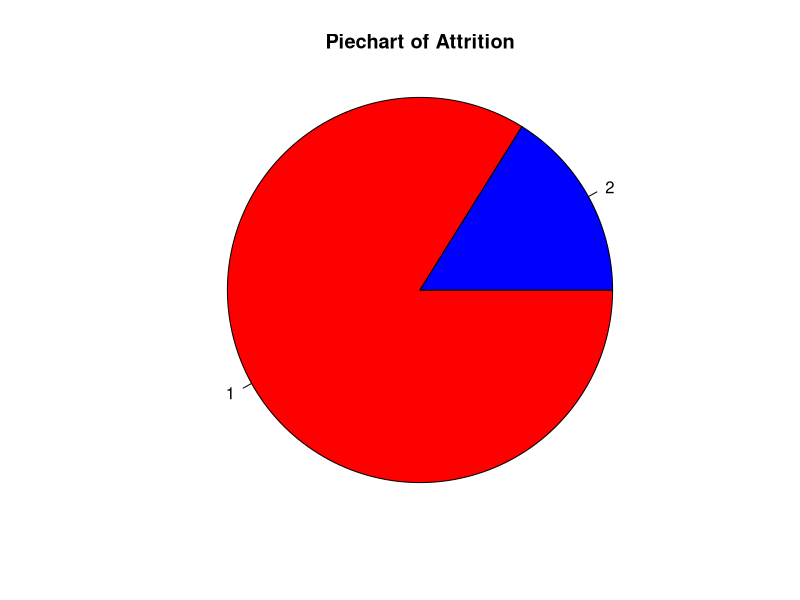
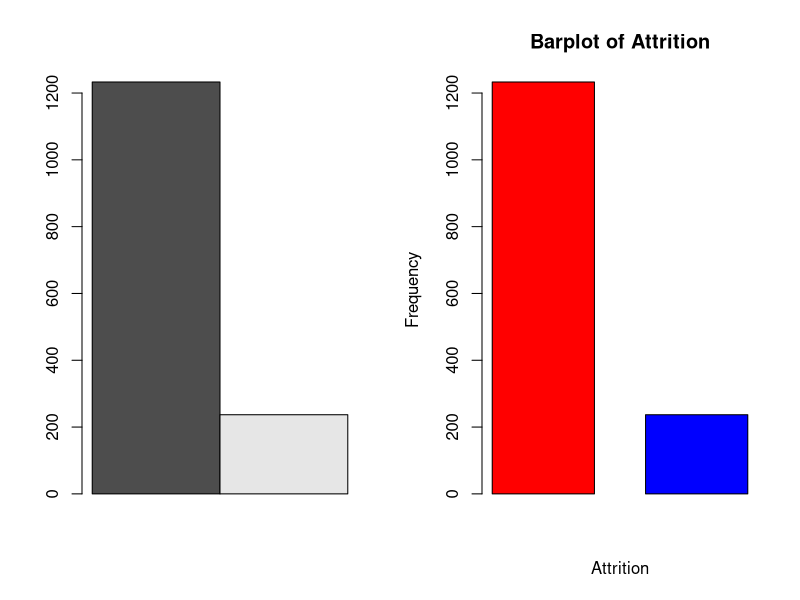
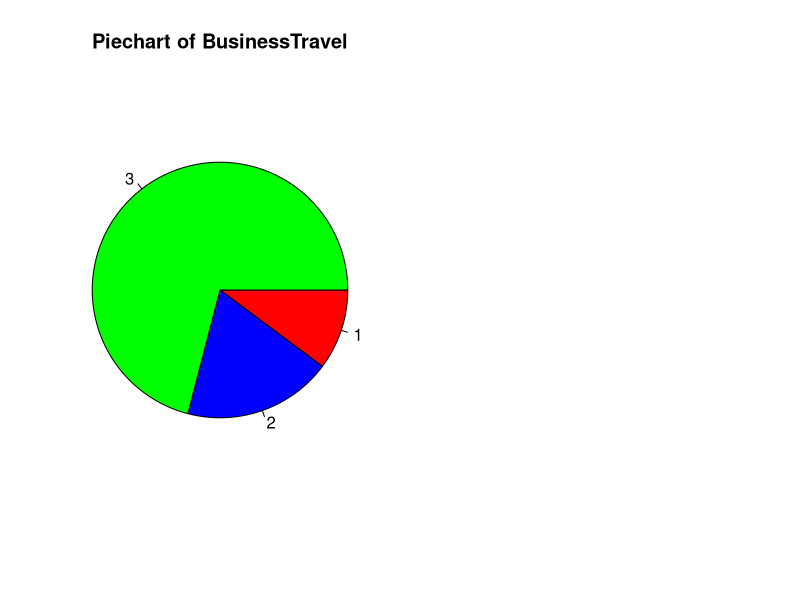
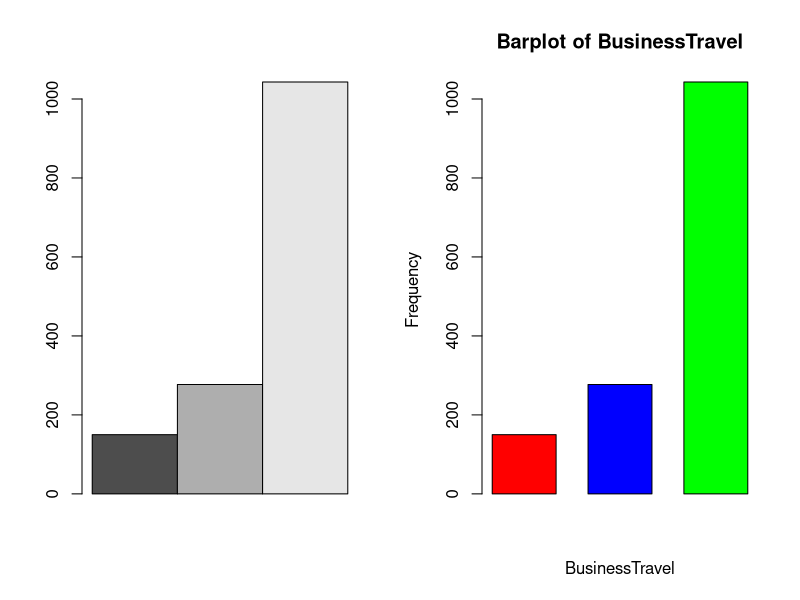
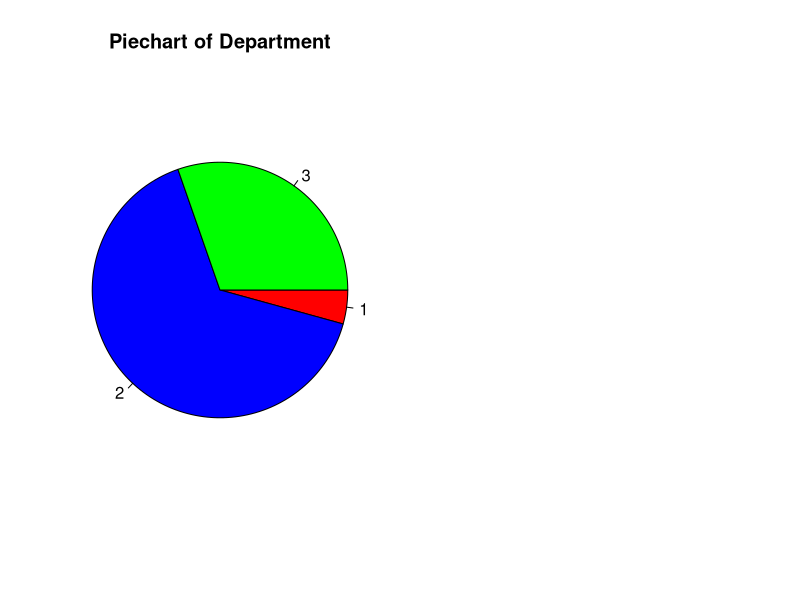
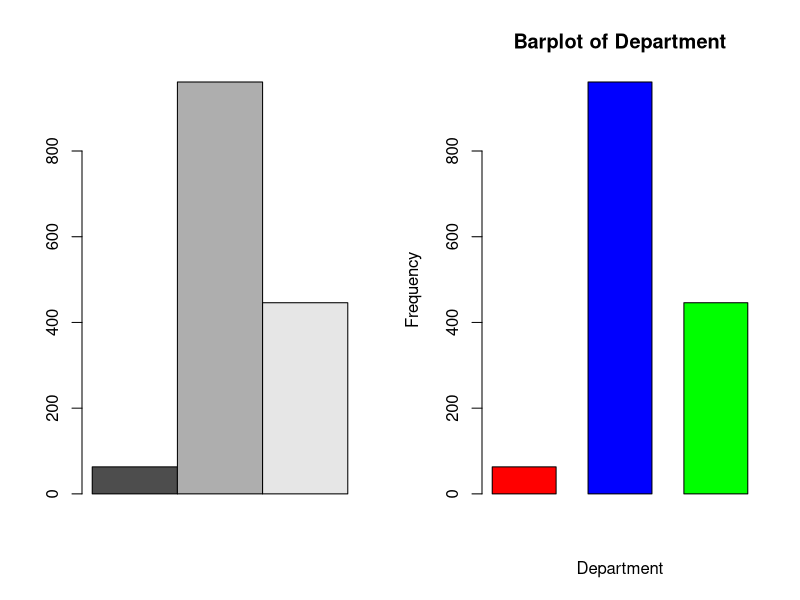
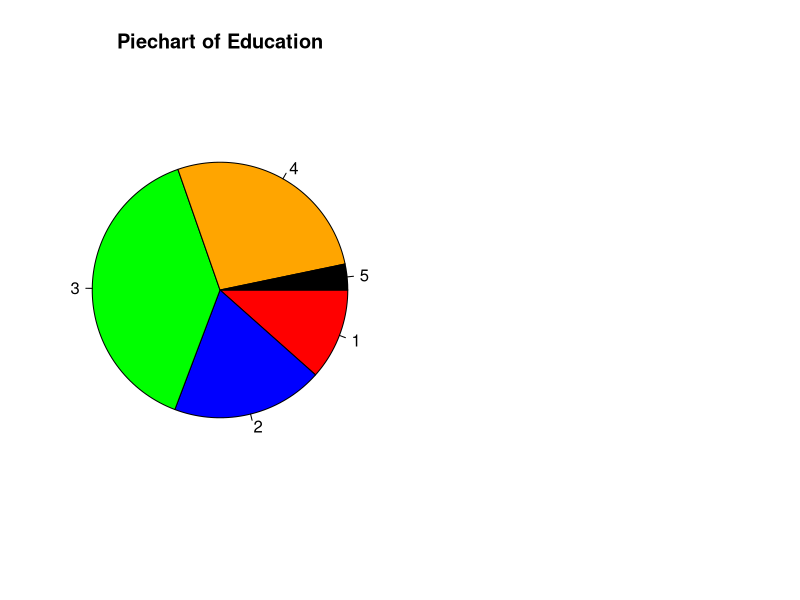
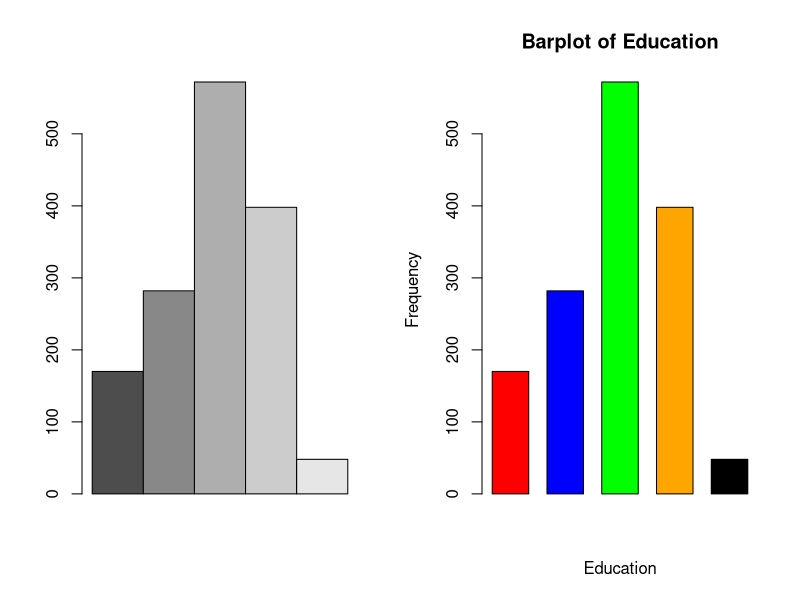

The R source for these figures, in order: (Note: this script raises an error after producing the figures.)

#-----ATTRITION PROJECT------#

install.packages("stats")
install.packages("dplyr")

library(stats)#---For Data Exploration
library(dplyr)#---For Data Manipulation

getwd()
setwd("c:\\project")
getwd()

mydata<-read.csv("Attrition Case Study.csv")#Data is Loaded into mydata object from csv file
head(mydata)

str(mydata)

sum(is.na(mydata))
summary(mydata)

#----UNIVARIATE ANALYSIS

#----C

#---1
#----ATTRITION
#SUMMARIZATION
#---COUNT,PROPORTION,%,RATIO,MODE

table(mydata$Attrition)#count
table(mydata$Attrition)[1]/table(mydata$Attrition)[2]#ratio
Attrition_matrix<-as.matrix(table(mydata$Attrition))
Attrition_matrix
prop.table(table(mydata$Attrition))#proportion
round(prop.table(table(mydata$Attrition))*100,2)#percentage
table(mydata$Attrition)==max(table(mydata$Attrition))

#VISUALIZATION
#---PIECHART,BARCHART
#----ATTRITION VARIABLE
pie(Attrition_matrix,radius=1,main="Piechart of Attrition",
    col=c("red","blue"),
    labels = levels(mydata$Attrition),
    clockwise = TRUE,init.angle=0)

par(mfrow=c(1,2))
barplot(Attrition_matrix,beside =TRUE)
barplot(Attrition_matrix,beside=TRUE,
        space=0.5,
        main="Barplot of Attrition",
        xlab="Attrition",
        ylab="Frequency",
        #names.arg=c("A","N")
        names.arg = levels(mydata$Attrition),
        col = c("red","blue")
)


palette()

#---2
#----BUSINESS TRAVEL VARIABLE
#SUMMARIZATION
#---COUNT,PROPORTION,%,RATIO,MODE

table(mydata$BusinessTravel)#count
table(mydata$BusinessTravel)[1]/table(mydata$BusinessTravel)[2]#ratio
table(mydata$BusinessTravel)[2]/table(mydata$BusinessTravel)[3]#ratio
table(mydata$BusinessTravel)[1]/table(mydata$BusinessTravel)[3]#ratio
BusinessTravel_matrix<-as.matrix(table(mydata$BusinessTravel))
BusinessTravel_matrix
prop.table(table(mydata$BusinessTravel))#proportion
round(prop.table(table(mydata$BusinessTravel))*100,2)#percentage
table(mydata$BusinessTravel)==max(table(mydata$BusinessTravel))

#VISUALIZATION
#---PIECHART,BARCHART
#----ATTRITION VARIABLE
pie(BusinessTravel_matrix,radius=1,main="Piechart of BusinessTravel",
    col=c("red","blue","green"),
    labels = levels(mydata$BusinessTravel),
    clockwise = TRUE,init.angle=0)

par(mfrow=c(1,2))
barplot(BusinessTravel_matrix,beside =TRUE)
barplot(BusinessTravel_matrix,beside=TRUE,
        space=0.5,
        main="Barplot of BusinessTravel",
        xlab="BusinessTravel",
        ylab="Frequency",
        #names.arg=c("A","N")
        names.arg = levels(mydata$BusinessTravel),
        col = c("red","blue","green")
)


#---3
#----DEPARTMENT
#SUMMARIZATION
#---COUNT,PROPORTION,%,RATIO,MODE

table(mydata$Department)#count
table(mydata$Department)[1]/table(mydata$Department)[2]#ratio
table(mydata$Department)[2]/table(mydata$Department)[3]#ratio
table(mydata$Department)[1]/table(mydata$Department)[3]#ratio
Department_matrix<-as.matrix(table(mydata$Department))
Department_matrix
prop.table(table(mydata$Department))#proportion
round(prop.table(table(mydata$Department))*100,2)#percentage
table(mydata$Department)==max(table(mydata$Department))

#VISUALIZATION
#---PIECHART,BARCHART
#----ATTRITION VARIABLE
pie(Department_matrix,radius=1,main="Piechart of Department",
    col=c("red","blue","green"),
    labels = levels(mydata$Department),
    clockwise = TRUE,init.angle=0)

par(mfrow=c(1,2))
barplot(Department_matrix,beside =TRUE)
barplot(Department_matrix,beside=TRUE,
        space=0.5,
        main="Barplot of Department",
        xlab="Department",
        ylab="Frequency",
        #names.arg=c("A","N")
        names.arg = levels(mydata$Department),
        col = c("red","blue","green")
)

#---4
#----EDUCATION
#SUMMARIZATION
#---COUNT,PROPORTION,%,RATIO,MODE

table(mydata$Education)#count
table(mydata$Education)[1]/table(mydata$Education)[2]#ratio
table(mydata$Education)[2]/table(mydata$Education)[3]#ratio
table(mydata$Education)[3]/table(mydata$Education)[4]#ratio
Education_matrix<-as.matrix(table(mydata$Education))
Education_matrix
prop.table(table(mydata$Education))#proportion
round(prop.table(table(mydata$Education))*100,2)#percentage
#table(mydata$Department)==max(table(mydata$Department))

#VISUALIZATION
#---PIECHART,BARCHART
#----ATTRITION VARIABLE
pie(Education_matrix,radius=1,main="Piechart of Education",
    col=c("red","blue","green","orange","black"),
    labels = levels(mydata$Education),
    clockwise = TRUE,init.angle=0)

par(mfrow=c(1,2))
barplot(Education_matrix,beside =TRUE)
barplot(Education_matrix,beside=TRUE,
        space=0.5,
        main="Barplot of Education",
        xlab="Education",
        ylab="Frequency",
        #names.arg=c("A","N")
        names.arg = levels(mydata$Education),
        col = c("red","blue","green","orange","black")
)

#---5
#----EDUCATION FIELD
#SUMMARIZATION
#---COUNT,PROPORTION,%,RATIO,MODE

table(mydata$EducationField)#count
table(mydata$EducationField)[1]/table(mydata$EducationField)[2]#ratio
table(mydata$EducationField)[2]/table(mydata$EducationField)[3]#ratio
table(mydata$EducationField)[3]/table(mydata$EducationField)[4]#ratio
table(mydata$EducationField)[4]/table(mydata$EducationField)[5]#ratio
table(mydata$EducationField)[5]/table(mydata$EducationField)[6]#ratio
EducationField_matrix<-as.matrix(table(mydata$EducationField))
EducationField_matrix
prop.table(table(mydata$EducationField))#proportion
round(prop.table(table(mydata$EducationField))*100,2)#percentage
#table(mydata$Department)==max(table(mydata$Department))

#VISUALIZATION
#---PIECHART,BARCHART
#----ATTRITION VARIABLE
pie(EducationField_matrix,radius=1,main="Piechart of EducationField",
    col=c("red","blue","green","yellow","white","grey"),
    labels = levels(mydata$EducationField),
    clockwise = TRUE,init.angle=0)

par(mfrow=c(1,2))
barplot(EducationField_matrix,beside =TRUE)
barplot(EducationField_matrix,beside=TRUE,
        space=0.5,
        main="Barplot of EducationField",
        xlab="EducationField",
        ylab="Frequency",
        #names.arg=c("A","N")
        names.arg = levels(mydata$EducationField),
        col = c("red","blue","green","yellow","white","grey")
)

#---6
#----ENVIRONMENT SATISFACTION
#SUMMARIZATION
#---COUNT,PROPORTION,%,RATIO,MODE

table(mydata$EnvironmentSatisfaction)#count
table(mydata$EnvironmentSatisfaction)[1]/table(mydata$EnvironmentSatisfaction)[2]#ratio
table(mydata$EnvironmentSatisfaction)[2]/table(mydata$EnvironmentSatisfaction)[3]#ratio
table(mydata$EnvironmentSatisfaction)[3]/table(mydata$EnvironmentSatisfaction)[4]#ratio
#table(mydata$EducationField)[4]/table(mydata$EducationField)[5]#ratio
#table(mydata$EducationField)[5]/table(mydata$EducationField)[6]#ratio
EnvironmentSatisfaction_matrix<-as.matrix(table(mydata$EnvironmentSatisfaction))
EnvironmentSatisfaction_matrix
prop.table(table(mydata$EnvironmentSatisfaction))#proportion
round(prop.table(table(mydata$EnvironmentSatisfaction))*100,2)#percentage
#table(mydata$Department)==max(table(mydata$Department))

#VISUALIZATION
#---PIECHART,BARCHART
#----ATTRITION VARIABLE
pie(EnvironmentSatisfaction_matrix,radius=1,main="Piechart of EnvironmentSatisfaction",
    col=c("red","blue","green","yelow"),
    labels = levels(mydata$EnvironmentSatisfaction),
    clockwise = TRUE,init.angle=0)

par(mfrow=c(1,2))
barplot(EnvironmentSatisfaction_matrix,beside =TRUE)
barplot(EnvironmentSatisfaction_matrix,beside=TRUE,
        space=0.5,
        main="Barplot of EnvironmentSatisfaction",
        xlab="EnvironmentSatisfaction",
        ylab="Frequency",
        #names.arg=c("A","N")
        names.arg = levels(mydata$EnvironmentSatisfaction),
        col = c("red","blue","green","yelow")
)


#---7
#----GENDER
#SUMMARIZATION
#---COUNT,PROPORTION,%,RATIO,MODE

table(mydata$Gender)#count
table(mydata$Gender)[1]/table(mydata$Gender)[2]#ratio
Gender_matrix<-as.matrix(table(mydata$Gender))
Gender_matrix
prop.table(table(mydata$Gender))#proportion
round(prop.table(table(mydata$Gender)*100,2))#percentage
#table(mydata$Gender)==max(table(mydata$Gender))

#VISUALIZATION
#---PIECHART,BARCHART
pie(Gender_matrix,radius=1,main="Piechart of Gender",
    col=c("red","blue"),
    labels = levels(mydata$Gender),
    clockwise = TRUE,init.angle=0)

par(mfrow=c(1,2))
barplot(Gender_matrix,beside =TRUE)
barplot(Gender_matrix,beside=TRUE,
        space=0.5,
        main="Barplot of Gender",
        xlab="Gender",
        ylab="Frequency",
        #names.arg=c("A","N")
        names.arg = levels(mydata$Gender),
        col = c("blue","red")
)


#---8
#----JOB INVOLVEMENT
#SUMMARIZATION
#---COUNT,PROPORTION,%,RATIO,MODE

table(mydata$JobInvolvement)#count
table(mydata$JobInvolvement)[1]/table(mydata$JobInvolvement)[2]#ratio
table(mydata$JobInvolvement)[2]/table(mydata$JobInvolvement)[3]#ratio
table(mydata$JobInvolvement)[3]/table(mydata$JobInvolvement)[4]#ratio
JobInvolvement_matrix<-as.matrix(table(mydata$JobInvolvement))
JobInvolvement_matrix
prop.table(table(mydata$JobInvolvement))#proportion
round(prop.table(table(mydata$JobInvolvement))*100,2)#percentage
#table(mydata$Department)==max(table(mydata$Department))

#VISUALIZATION
#---PIECHART,BARCHART
pie(JobInvolvement_matrix,radius=1,main="Piechart of JobInvolvement",
    col=c("red","blue","green","yelow"),
    labels = levels(mydata$JobInvolvement),
    clockwise = TRUE,init.angle=0)

par(mfrow=c(1,2))
barplot(JobInvolvement_matrix,beside =TRUE)
barplot(JobInvolvement_matrix,beside=TRUE,
        space=0.5,
        main="Barplot of JobInvolvement",
        xlab="JobInvolvement",
        ylab="Frequency",
        #names.arg=c("A","N")
        names.arg = levels(mydata$JobInvolvement),
        col = c("red","blue","green","yelow")
)

#---9
#----JOB LEVEL
#SUMMARIZATION
#---COUNT,PROPORTION,%,RATIO,MODE

table(mydata$JobLevel)#count
table(mydata$JobLevel)[1]/table(mydata$JobLevel)[2]#ratio
table(mydata$JobLevel)[2]/table(mydata$JobLevel)[3]#ratio
table(mydata$JobLevel)[3]/table(mydata$JobLevel)[4]#ratio
JobLevel_matrix<-as.matrix(table(mydata$JobLevel))
JobLevel_matrix
prop.table(table(mydata$JobLevel))#proportion
round(prop.table(table(mydata$JobLevel))*100,2)#percentage
#table(mydata$Department)==max(table(mydata$Department))

#VISUALIZATION
#---PIECHART,BARCHART
pie(JobLevel_matrix,radius=1,main="Piechart of JobLevel",
    col=c("red","blue","green","yelow"),
    labels = levels(mydata$JobLevel),
    clockwise = TRUE,init.angle=0)

par(mfrow=c(1,2))
barplot(JobLevel_matrix,beside =TRUE)
barplot(JobLevel_matrix,beside=TRUE,
        space=0.5,
        main="Barplot of JobLevel",
        xlab="JobLevel",
        ylab="Frequency",
        #names.arg=c("A","N")
        names.arg = levels(mydata$JobLevel),
        col = c("red","blue","green","yelow")
)


#---10
#----JOB ROLE
#SUMMARIZATION
#---COUNT,PROPORTION,%,RATIO,MODE

table(mydata$JobRole)#count
table(mydata$JobRole)[1]/table(mydata$JobRole)[2]#ratio
table(mydata$JobRole)[2]/table(mydata$JobRole)[3]#ratio
table(mydata$JobRole)[3]/table(mydata$JobRole)[4]#ratio
table(mydata$JobRole)[4]/table(mydata$JobRole)[5]#ratio
table(mydata$JobRole)[5]/table(mydata$JobRole)[6]#ratio
table(mydata$JobRole)[6]/table(mydata$JobRole)[7]#ratio
table(mydata$JobRole)[7]/table(mydata$JobRole)[8]#ratio
table(mydata$JobRole)[8]/table(mydata$JobRole)[9]#ratio
table(mydata$JobRole)[5]/table(mydata$JobRole)[6]#ratio
JobRole_matrix<-as.matrix(table(mydata$EducationField))
JobRole_matrix
prop.table(table(mydata$JobRole))#proportion
round(prop.table(table(mydata$JobRole))*100,2)#percentage
#table(mydata$Department)==max(table(mydata$Department))

#VISUALIZATION
#---PIECHART,BARCHART
#----ATTRITION VARIABLE
pie(JobRole_matrix,radius=1,main="Piechart of JobRole",
    col=c("red","blue","green","yelow","white","grey","purpple","black","brown"),
    labels = levels(mydata$JobRole),
    clockwise = TRUE,init.angle=0)

par(mfrow=c(1,2))
barplot(JobRole_matrix,beside =TRUE)
barplot(JobRole_matrix,beside=TRUE,
        space=0.5,
        main="Barplot of JobRole",
        xlab="JobRole",
        ylab="Frequency",
        #names.arg=c("A","N")
        names.arg = levels(mydata$JobRole),
        col = c("red","blue","green","yelow","white","grey","purpple","black","brown")
)


#---11
#----JOB SATISFACTION
#SUMMARIZATION
#---COUNT,PROPORTION,%,RATIO,MODE

table(mydata$JobSatisfaction)#count
table(mydata$JobSatisfaction)[1]/table(mydata$JobSatisfaction)[2]#ratio
table(mydata$JobSatisfaction)[2]/table(mydata$JobSatisfaction)[3]#ratio
table(mydata$JobSatisfaction)[3]/table(mydata$JobSatisfaction)[4]#ratio
JobSatisfaction_matrix<-as.matrix(table(mydata$JobSatisfaction))
JobSatisfaction_matrix
prop.table(table(mydata$JobSatisfaction))#proportion
round(prop.table(table(mydata$JobSatisfaction))*100,2)#percentage
#table(mydata$Department)==max(table(mydata$Department))

#VISUALIZATION
#---PIECHART,BARCHART
pie(JobSatisfaction_matrix,radius=1,main="Piechart of JobSatisfaction",
    col=c("red","blue","green","yelow"),
    labels = levels(mydata$JobSatisfaction),
    clockwise = TRUE,init.angle=0)

par(mfrow=c(1,2))
barplot(JobSatisfaction_matrix,beside =TRUE)
barplot(JobSatisfaction_matrix,beside=TRUE,
        space=0.5,
        main="Barplot of JobSatisfaction",
        xlab="JobSatisfaction",
        ylab="Frequency",
        #names.arg=c("A","N")
        names.arg = levels(mydata$JobSatisfaction),
        col = c("red","blue","green","yelow")
)

#---12
#----MARITAL STATUS
#SUMMARIZATION
#---COUNT,PROPORTION,%,RATIO,MODE

table(mydata$MaritalStatus)#count
table(mydata$MaritalStatus)[1]/table(mydata$MaritalStatus)[2]#ratio
table(mydata$MaritalStatus)[2]/table(mydata$MaritalStatus)[3]#ratio
table(mydata$MaritalStatus)[1]/table(mydata$MaritalStatus)[3]#ratio
MaritalStatus_matrix<-as.matrix(table(mydata$MaritalStatus))
MaritalStatus_matrix
prop.table(table(mydata$MaritalStatus))#proportion
round(prop.table(table(mydata$MaritalStatus))*100,2)#percentage
#table(mydata$Department)==max(table(mydata$Department))

#VISUALIZATION
#---PIECHART,BARCHART
#----ATTRITION VARIABLE
pie(MaritalStatus_matrix,radius=1,main="Piechart of MaritalStatus",
    col=c("red","blue","green"),
    labels = levels(mydata$MaritalStatus),
    clockwise = TRUE,init.angle=0)

par(mfrow=c(1,2))
barplot(MaritalStatus_matrix,beside =TRUE)
barplot(MaritalStatus_matrix,beside=TRUE,
        space=0.5,
        main="Barplot of MaritalStatus",
        xlab="MaritalStatus",
        ylab="Frequency",
        #names.arg=c("A","N")
        names.arg = levels(mydata$MaritalStatus),
        col = c("red","blue","green")
)


#---13
#----OVER TIME
#SUMMARIZATION
#---COUNT,PROPORTION,%,RATIO,MODE

table(mydata$OverTime)#count
table(mydata$OverTime)[1]/table(mydata$OverTime)[2]#ratio
OverTime_matrix<-as.matrix(table(mydata$OverTime))
OverTime_matrix
prop.table(table(mydata$OverTime))#proportion
round(prop.table(table(mydata$OverTime))*100,2)#percentage
#table(mydata$Department)==max(table(mydata$Department))

#VISUALIZATION
#---PIECHART,BARCHART
#----ATTRITION VARIABLE
pie(OverTime_matrix,radius=1,main="Piechart of OverTime",
    col=c("red","blue"),
    labels = levels(mydata$OverTime),
    clockwise = TRUE,init.angle=0)

par(mfrow=c(1,2))
barplot(OverTime_matrix,beside =TRUE)
barplot(OverTime_matrix,beside=TRUE,
        space=0.5,
        main="Barplot of OverTime",
        xlab="OverTime",
        ylab="Frequency",
        #names.arg=c("A","N")
        names.arg = levels(mydata$OverTime),
        col = c("red","blue")
)


#---14
#----PERFORMANCE RATING
#SUMMARIZATION
#---COUNT,PROPORTION,%,RATIO,MODE

table(mydata$PerformanceRating)#count
table(mydata$PerformanceRating)[1]/table(mydata$PerformanceRating)[2]#ratio
table(mydata$PerformanceRating)[2]/table(mydata$PerformanceRating)[3]#ratio
table(mydata$PerformanceRating)[3]/table(mydata$PerformanceRating)[4]#ratio
table(mydata$PerformanceRating)[4]/table(mydata$PerformanceRating)[5]#ratio
PerformanceRating_matrix<-as.matrix(table(mydata$PerformanceRating))
PerformanceRating_matrix
prop.table(table(mydata$PerformanceRating))#proportion
round(prop.table(table(mydata$PerformanceRating))*100,2)#percentage
#table(mydata$Department)==max(table(mydata$Department))

#VISUALIZATION
#---PIECHART,BARCHART
pie(PerformanceRating_matrix,radius=1,main="Piechart of PerformanceRating",
    col=c("red","blue","green","yelow","orange"),
    labels = levels(mydata$PerformanceRating),
    clockwise = TRUE,init.angle=0)

par(mfrow=c(1,2))
barplot(PerformanceRating_matrix,beside =TRUE)
barplot(PerformanceRating_matrix,beside=TRUE,
        space=0.5,
        main="Barplot of PerformanceRating",
        xlab="PerformanceRating",
        ylab="Frequency",
        #names.arg=c("A","N")
        names.arg = levels(mydata$PerformanceRating),
        col = c("red","blue","green","yelow","orange")
)


#---15
#----RELATIONSHIP SATISFACTION
#SUMMARIZATION
#---COUNT,PROPORTION,%,RATIO,MODE

table(mydata$RelationshipSatisfaction)#count
table(mydata$RelationshipSatisfaction)[1]/table(mydata$RelationshipSatisfaction)[2]#ratio
table(mydata$RelationshipSatisfaction)[2]/table(mydata$RelationshipSatisfaction)[3]#ratio
table(mydata$RelationshipSatisfaction)[3]/table(mydata$RelationshipSatisfaction)[4]#ratio
RelationshipSatisfaction_matrix<-as.matrix(table(mydata$RelationshipSatisfaction))
RelationshipSatisfaction_matrix
prop.table(table(mydata$RelationshipSatisfaction))#proportion
round(prop.table(table(mydata$RelationshipSatisfaction))*100,2)#percentage
#table(mydata$Department)==max(table(mydata$Department))

#VISUALIZATION
#---PIECHART,BARCHART
pie(RelationshipSatisfaction_matrix,radius=1,main="Piechart of RelationshipSatisfaction",
    col=c("red","blue","green","yelow"),
    labels = levels(mydata$RelationshipSatisfaction),
    clockwise = TRUE,init.angle=0)

par(mfrow=c(1,2))
barplot(RelationshipSatisfaction_matrix,beside =TRUE)
barplot(RelationshipSatisfaction_matrix,beside=TRUE,
        space=0.5,
        main="Barplot of RelationshipSatisfaction",
        xlab="RelationshipSatisfaction",
        ylab="Frequency",
        #names.arg=c("A","N")
        names.arg = levels(mydata$RelationshipSatisfaction),
        col = c("red","blue","green","yelow")
)

#---16
#----STOCK OPTION LEVEL
#SUMMARIZATION
#---COUNT,PROPORTION,%,RATIO,MODE

table(mydata$StockOptionLevel)#count
table(mydata$StockOptionLevel)[1]/table(mydata$StockOptionLevel)[2]#ratio
table(mydata$StockOptionLevel)[2]/table(mydata$StockOptionLevel)[3]#ratio
table(mydata$StockOptionLevel)[3]/table(mydata$StockOptionLevel)[4]#ratio
StockOptionLevel_matrix<-as.matrix(table(mydata$StockOptionLevel))
StockOptionLevel_matrix
prop.table(table(mydata$StockOptionLevel))#proportion
round(prop.table(table(mydata$StockOptionLevel))*100,2)#percentage
#table(mydata$Department)==max(table(mydata$Department))

#VISUALIZATION
#---PIECHART,BARCHART
pie(StockOptionLevel_matrix,radius=1,main="Piechart of StockOptionLevel",
    col=c("red","blue","green","yelow"),
    labels = levels(mydata$StockOptionLevel),
    clockwise = TRUE,init.angle=0)

par(mfrow=c(1,2))
barplot(StockOptionLevel_matrix,beside =TRUE)
barplot(StockOptionLevel_matrix,beside=TRUE,
        space=0.5,
        main="Barplot of StockOptionLevel",
        xlab="StockOptionLevel",
        ylab="Frequency",
        #names.arg=c("A","N")
        names.arg = levels(mydata$StockOptionLevel),
        col = c("red","blue","green","yelow")
)


#---17
#----WORK LIFE BALANCE
#SUMMARIZATION
#---COUNT,PROPORTION,%,RATIO,MODE

table(mydata$WorkLifeBalance)#count
table(mydata$WorkLifeBalance)[1]/table(mydata$WorkLifeBalance)[2]#ratio
table(mydata$WorkLifeBalance)[2]/table(mydata$WorkLifeBalance)[3]#ratio
table(mydata$WorkLifeBalance)[3]/table(mydata$WorkLifeBalance)[4]#ratio
WorkLifeBalance_matrix<-as.matrix(table(mydata$WorkLifeBalance))
WorkLifeBalance_matrix
prop.table(table(mydata$WorkLifeBalance))#proportion
round(prop.table(table(mydata$WorkLifeBalance))*100,2)#percentage
#table(mydata$Department)==max(table(mydata$Department))

#VISUALIZATION
#---PIECHART,BARCHART
pie(WorkLifeBalance_matrix,radius=1,main="Piechart of WorkLifeBalance",
    col=c("red","blue","green","yelow"),
    labels = levels(mydata$WorkLifeBalance),
    clockwise = TRUE,init.angle=0)

par(mfrow=c(1,2))
barplot(WorkLifeBalance_matrix,beside =TRUE)
barplot(WorkLifeBalance_matrix,beside=TRUE,
        space=0.5,
        main="Barplot of WorkLifeBalance",
        xlab="WorkLifeBalance",
        ylab="Frequency",
        #names.arg=c("A","N")
        names.arg = levels(mydata$WorkLifeBalance),
        col = c("red","blue","green","yelow")
)



#----Q

#---1
#----AGE
#---Summarization
mean(mydata$Age)
median(mydata$Age)
min(mydata$Age)
max(mydata$Age)
range(mydata$Age)
sd(mydata$Age)
var(mydata$Age)
IQR(mydata$Age)
fivenum(mydata$Age)
summary(mydata$Age)
is.na(mydata$Age)

#VISUALIZATION
hist(mydata$Age)

abline(v=mean(mydata$Age),col = "blue")
abline(v=mean(mydata$Age) + 2*sd(mydata$Age),col = "blue")
#abline(v=mean(mydata$Age) + 3*sd(mydata$Age),col = "blue")
text(37,300,"Mean")
text(55,300,"Sd+2")
#text(2000,120,"Sd+3")

boxplot(mydata$Age,col = "red")
text(1.3,fivenum(mydata$Age),fivenum(mydata$Age))
text(1.3,fivenum(mydata$Age),c("Min","Q1","Mid","Q3","Max"))
boxplot(mydata$Age,col = "red")$out
boxplot(mydata$Age,col = "red")$stats
#mydata$Age[mydata$Age>boxplot(mydata$Age ,col = "red")]

par(mfrow=c(1,2))
png(filename ="plot1.png",
    height=480,width=480,units = "px")
dev.off()


#---2
#----DAILY RATE
#---Summarization
mean(mydata$DailyRate)
median(mydata$DailyRate)
min(mydata$DailyRate)
max(mydata$DailyRate)
range(mydata$DailyRate)
sd(mydata$DailyRate)
var(mydata$DailyRate)
IQR(mydata$DailyRate)
fivenum(mydata$DailyRate)
summary(mydata$DailyRate)
is.na(mydata$DailyRate)

#VISUALIZATION
hist(mydata$DailyRate)

abline(v=mean(mydata$DailyRate),col = "red")
abline(v=mean(mydata$DailyRate) + 2*sd(mydata$DailyRate),col = "red")
abline(v=mean(mydata$DailyRate) + 3*sd(mydata$DailyRate),col = "red")
text(800,100,"Mean")
#text(55,300,"Sd+2")
#text(2000,120,"Sd+3")

boxplot(mydata$DailyRate,col = "red")
text(1.3,fivenum(mydata$DailyRate),fivenum(mydata$DailyRate))
text(1.3,fivenum(mydata$DailyRate),c("Min","Q1","Mid","Q3","Max"))
boxplot(mydata$DailyRate,col = "red")$out
boxplot(mydata$DailyRate,col = "red")$stats
#mydata$Age[mydata$Age>boxplot(mydata$Age ,col = "red")]

#---3
#----DISTANCE FROM HOME
#---Summarization
mean(mydata$DistanceFromHome)
median(mydata$DistanceFromHome)
min(mydata$DistanceFromHome)
max(mydata$DistanceFromHome)
range(mydata$DistanceFromHome)
sd(mydata$DistanceFromHome)
var(mydata$DistanceFromHome)
IQR(mydata$DistanceFromHome)
fivenum(mydata$DistanceFromHome)
summary(mydata$DistanceFromHome)
is.na(mydata$DistanceFromHome)

#VISUALIZATION
hist(mydata$DistanceFromHome)

abline(v=mean(mydata$DistanceFromHome),col = "red")
abline(v=mean(mydata$DistanceFromHome) + 2*sd(mydata$DistanceFromHome),col = "red")
abline(v=mean(mydata$DistanceFromHome) + 3*sd(mydata$DistanceFromHome),col = "red")
text(8,300,"Mean")
text(26,300,"Sd+2")
#text(2000,120,"Sd+3")

boxplot(mydata$DistanceFromHome,col = "red")
text(1.3,fivenum(mydata$DistanceFromHome),fivenum(mydata$DistanceFromHome))
text(1.3,fivenum(mydata$DistanceFromHome),c("Min","Q1","Mid","Q3","Max"))
boxplot(mydata$DistanceFromHome,col = "red")$out
boxplot(mydata$DistanceFromHome,col = "red")$stats


#---4
#----EMPLOYEE NUMBER
#---Summarization
mean(mydata$EmployeeNumber)
median(mydata$EmployeeNumber)
min(mydata$EmployeeNumber)
max(mydata$EmployeeNumber)
range(mydata$EmployeeNumber)
sd(mydata$EmployeeNumber)
var(mydata$EmployeeNumber)
IQR(mydata$EmployeeNumber)
fivenum(mydata$EmployeeNumber)
summary(mydata$EmployeeNumber)
is.na(mydata$EmployeeNumber)

#VISUALIZATION
hist(mydata$EmployeeNumber)

abline(v=mean(mydata$EmployeeNumber),col = "blue")
abline(v=mean(mydata$EmployeeNumber) + 2*sd(mydata$EmployeeNumber),col = "blue")
#abline(v=mean(mydata$Age) + 3*sd(mydata$Age),col = "blue")
text(37,300,"Mean")
text(55,300,"Sd+2")
#text(2000,120,"Sd+3")

boxplot(mydata$EmployeeNumber,col = "red")
text(1.3,fivenum(mydata$EmployeeNumber),fivenum(mydata$EmployeeNumber))
text(1.3,fivenum(mydata$EmployeeNumber),c("Min","Q1","Mid","Q3","Max"))
boxplot(mydata$EmployeeNumber,col = "red")$out
boxplot(mydata$EmployeeNumber,col = "red")$stats


#---5
#----HOURLY RATE
#---Summarization
mean(mydata$HourlyRate)
median(mydata$HourlyRate)
min(mydata$HourlyRate)
max(mydata$HourlyRate)
range(mydata$HourlyRate)
sd(mydata$HourlyRate)
var(mydata$HourlyRate)
IQR(mydata$HourlyRate)
fivenum(mydata$HourlyRate)
summary(mydata$HourlyRate)
is.na(mydata$HourlyRate)

#VISUALIZATION
hist(mydata$HourlyRate)

abline(v=mean(mydata$HourlyRate),col = "red")
abline(v=mean(mydata$HourlyRate) + 2*sd(mydata$HourlyRate),col = "red")
abline(v=mean(mydata$HourlyRate) + 3*sd(mydata$HourlyRate),col = "red")
text(800,100,"Mean")
#text(55,300,"Sd+2")
#text(2000,120,"Sd+3")

boxplot(mydata$HourlyRate,col = "red")
text(1.3,fivenum(mydata$HourlyRate),fivenum(mydata$HourlyRate))
text(1.3,fivenum(mydata$HourlyRate),c("Min","Q1","Mid","Q3","Max"))
boxplot(mydata$HourlyRate,col = "red")$out
boxplot(mydata$HourlyRate,col = "red")$stats


#---6
#----MONTHLY INCOME
#---Summarization
mean(mydata$MonthlyIncome)
median(mydata$MonthlyIncome)
min(mydata$MonthlyIncome)
max(mydata$MonthlyIncome)
range(mydata$MonthlyIncome)
sd(mydata$MonthlyIncome)
var(mydata$MonthlyIncome)
IQR(mydata$MonthlyIncome)
fivenum(mydata$MonthlyIncome)
summary(mydata$MonthlyIncome)
is.na(mydata$MonthlyIncome)

#VISUALIZATION
hist(mydata$MonthlyIncome)

abline(v=mean(mydata$MonthlyIncome),col = "red")
abline(v=mean(mydata$MonthlyIncome) + 2*sd(mydata$MonthlyIncome),col = "red")
abline(v=mean(mydata$MonthlyIncome) + 3*sd(mydata$MonthlyIncome),col = "red")
text(800,100,"Mean")
#text(55,300,"Sd+2")
#text(2000,120,"Sd+3")

boxplot(mydata$MonthlyIncome,col = "red")
text(1.3,fivenum(mydata$MonthlyIncome),fivenum(mydata$MonthlyIncome))
text(1.3,fivenum(mydata$MonthlyIncome),c("Min","Q1","Mid","Q3","Max"))
boxplot(mydata$MonthlyIncome,col = "red")$out
boxplot(mydata$MonthlyIncome,col = "red")$stats


#---7
#----MONTHLY RATE
#---Summarization
mean(mydata$MonthlyRate)
median(mydata$MonthlyRate)
min(mydata$MonthlyRate)
max(mydata$MonthlyRate)
range(mydata$MonthlyRate)
sd(mydata$MonthlyRate)
var(mydata$MonthlyRate)
IQR(mydata$MonthlyRate)
fivenum(mydata$MonthlyRate)
summary(mydata$MonthlyRate)
is.na(mydata$MonthlyRate)

#VISUALIZATION
hist(mydata$MonthlyRate)

abline(v=mean(mydata$MonthlyRate),col = "red")
abline(v=mean(mydata$MonthlyRate) + 2*sd(mydata$MonthlyRate),col = "red")
abline(v=mean(mydata$MonthlyRate) + 3*sd(mydata$MonthlyRate),col = "red")
text(800,100,"Mean")
#text(55,300,"Sd+2")
#text(2000,120,"Sd+3")

boxplot(mydata$MonthlyRate,col = "red")
text(1.3,fivenum(mydata$MonthlyRate),fivenum(mydata$MonthlyRate))
text(1.3,fivenum(mydata$MonthlyRate),c("Min","Q1","Mid","Q3","Max"))
boxplot(mydata$MonthlyRate,col = "red")$out
boxplot(mydata$MonthlyRate,col = "red")$stats


#---8
#----NUM COMPANIES WORKED
#---Summarization
mean(mydata$NumCompaniesWorked)
median(mydata$NumCompaniesWorked)
min(mydata$NumCompaniesWorked)
max(mydata$NumCompaniesWorked)
range(mydata$NumCompaniesWorked)
sd(mydata$NumCompaniesWorked)
var(mydata$NumCompaniesWorked)
IQR(mydata$NumCompaniesWorked)
fivenum(mydata$NumCompaniesWorked)
summary(mydata$NumCompaniesWorked)
is.na(mydata$NumCompaniesWorked)

#VISUALIZATION
hist(mydata$NumCompaniesWorked)

abline(v=mean(mydata$NumCompaniesWorked),col = "red")
abline(v=mean(mydata$NumCompaniesWorked) + 2*sd(mydata$NumCompaniesWorked),col = "red")
abline(v=mean(mydata$NumCompaniesWorked) + 3*sd(mydata$NumCompaniesWorked),col = "red")
text(800,100,"Mean")
#text(55,300,"Sd+2")
#text(2000,120,"Sd+3")

boxplot(mydata$NumCompaniesWorked,col = "red")
text(1.3,fivenum(mydata$NumCompaniesWorked),fivenum(mydata$NumCompaniesWorked))
text(1.3,fivenum(mydata$NumCompaniesWorked),c("Min","Q1","Mid","Q3","Max"))
boxplot(mydata$NumCompaniesWorked,col = "red")$out
boxplot(mydata$NumCompaniesWorked,col = "red")$stats


#---9
#----PERCENR SALARY HIKE
#---Summarization
mean(mydata$PercentSalaryHike)
median(mydata$PercentSalaryHike)
min(mydata$PercentSalaryHike)
max(mydata$PercentSalaryHike)
range(mydata$PercentSalaryHike)
sd(mydata$PercentSalaryHike)
var(mydata$PercentSalaryHike)
IQR(mydata$PercentSalaryHike)
fivenum(mydata$PercentSalaryHike)
summary(mydata$PercentSalaryHike)
is.na(mydata$PercentSalaryHike)

#VISUALIZATION
hist(mydata$PercentSalaryHike)

abline(v=mean(mydata$PercentSalaryHike),col = "red")
abline(v=mean(mydata$PercentSalaryHike) + 2*sd(mydata$PercentSalaryHike),col = "red")
abline(v=mean(mydata$PercentSalaryHike) + 3*sd(mydata$PercentSalaryHike),col = "red")
text(800,100,"Mean")
#text(55,300,"Sd+2")
#text(2000,120,"Sd+3")

boxplot(mydata$PercentSalaryHike,col = "red")
text(1.3,fivenum(mydata$PercentSalaryHike),fivenum(mydata$PercentSalaryHike))
text(1.3,fivenum(mydata$PercentSalaryHike),c("Min","Q1","Mid","Q3","Max"))
boxplot(mydata$PercentSalaryHike,col = "red")$out
boxplot(mydata$PercentSalaryHike,col = "red")$stats


#---10
#----STANDARD HOURS
#---Summarization
mean(mydata$StandardHours)
median(mydata$StandardHours)
min(mydata$StandardHours)
max(mydata$StandardHours)
range(mydata$StandardHours)
sd(mydata$StandardHours)
var(mydata$StandardHours)
IQR(mydata$StandardHours)
fivenum(mydata$StandardHours)
summary(mydata$StandardHours)
is.na(mydata$StandardHours)

#VISUALIZATION
hist(mydata$StandardHours)

abline(v=mean(mydata$StandardHours),col = "red")
abline(v=mean(mydata$StandardHours) + 2*sd(mydata$StandardHours),col = "red")
abline(v=mean(mydata$StandardHours) + 3*sd(mydata$StandardHours),col = "red")
text(800,100,"Mean")
#text(55,300,"Sd+2")
#text(2000,120,"Sd+3")

boxplot(mydata$StandardHours,col = "red")
text(1.3,fivenum(mydata$StandardHours),fivenum(mydata$StandardHours))
text(1.3,fivenum(mydata$StandardHours),c("Min","Q1","Mid","Q3","Max"))
boxplot(mydata$StandardHours,col = "red")$out
boxplot(mydata$StandardHours,col = "red")$stats


#---11
#----TOTAL WORKING YEARS
#---Summarization
mean(mydata$TotalWorkingYears)
median(mydata$TotalWorkingYears)
min(mydata$TotalWorkingYears)
max(mydata$TotalWorkingYears)
range(mydata$TotalWorkingYears)
sd(mydata$TotalWorkingYears)
var(mydata$TotalWorkingYears)
IQR(mydata$TotalWorkingYears)
fivenum(mydata$TotalWorkingYears)
summary(mydata$TotalWorkingYears)
is.na(mydata$TotalWorkingYears)

#VISUALIZATION
hist(mydata$TotalWorkingYears)

abline(v=mean(mydata$TotalWorkingYears),col = "red")
abline(v=mean(mydata$TotalWorkingYears) + 2*sd(mydata$TotalWorkingYears),col = "red")
abline(v=mean(mydata$TotalWorkingYears) + 3*sd(mydata$TotalWorkingYears),col = "red")
text(800,100,"Mean")
#text(55,300,"Sd+2")
#text(2000,120,"Sd+3")

boxplot(mydata$TotalWorkingYears,col = "red")
text(1.3,fivenum(mydata$TotalWorkingYears),fivenum(mydata$TotalWorkingYears))
text(1.3,fivenum(mydata$TotalWorkingYears),c("Min","Q1","Mid","Q3","Max"))
boxplot(mydata$TotalWorkingYears,col = "red")$out
boxplot(mydata$TotalWorkingYears,col = "red")$stats



#---12
#----TRAINING TIMES LAST YEAR
#---Summarization
mean(mydata$TrainingTimesLastYear)
median(mydata$TrainingTimesLastYear)
min(mydata$TrainingTimesLastYear)
max(mydata$TrainingTimesLastYear)
range(mydata$TrainingTimesLastYear)
sd(mydata$TrainingTimesLastYear)
var(mydata$TrainingTimesLastYear)
IQR(mydata$TrainingTimesLastYear)
fivenum(mydata$TrainingTimesLastYear)
summary(mydata$TrainingTimesLastYear)
is.na(mydata$TrainingTimesLastYear)

#VISUALIZATION
hist(mydata$TrainingTimesLastYear)

abline(v=mean(mydata$TrainingTimesLastYear),col = "red")
abline(v=mean(mydata$TrainingTimesLastYear) + 2*sd(mydata$TrainingTimesLastYear),col = "red")
abline(v=mean(mydata$TrainingTimesLastYear) + 3*sd(mydata$TrainingTimesLastYear),col = "red")
text(800,100,"Mean")
#text(55,300,"Sd+2")
#text(2000,120,"Sd+3")

boxplot(mydata$TrainingTimesLastYear,col = "red")
text(1.3,fivenum(mydata$TrainingTimesLastYear),fivenum(mydata$TrainingTimesLastYear))
text(1.3,fivenum(mydata$TrainingTimesLastYear),c("Min","Q1","Mid","Q3","Max"))
boxplot(mydata$TrainingTimesLastYear,col = "red")$out
boxplot(mydata$TrainingTimesLastYear,col = "red")$stats


#---13
#----YEARS AT COMPANY
#---Summarization
mean(mydata$YearsAtCompany)
median(mydata$YearsAtCompany)
min(mydata$YearsAtCompany)
max(mydata$YearsAtCompany)
range(mydata$YearsAtCompany)
sd(mydata$YearsAtCompany)
var(mydata$YearsAtCompany)
IQR(mydata$YearsAtCompany)
fivenum(mydata$YearsAtCompany)
summary(mydata$YearsAtCompany)
is.na(mydata$YearsAtCompany)

#VISUALIZATION
hist(mydata$YearsAtCompany)

abline(v=mean(mydata$YearsAtCompany),col = "red")
abline(v=mean(mydata$YearsAtCompany) + 2*sd(mydata$YearsAtCompany),col = "red")
abline(v=mean(mydata$YearsAtCompany) + 3*sd(mydata$YearsAtCompany),col = "red")
text(800,100,"Mean")
#text(55,300,"Sd+2")
#text(2000,120,"Sd+3")

boxplot(mydata$YearsAtCompany,col = "red")
text(1.3,fivenum(mydata$YearsAtCompany),fivenum(mydata$YearsAtCompany))
text(1.3,fivenum(mydata$YearsAtCompany),c("Min","Q1","Mid","Q3","Max"))
boxplot(mydata$YearsAtCompany,col = "red")$out
boxplot(mydata$YearsAtCompany,col = "red")$stats

#---14
#----YEARS IN CURRENT ROLE
#---Summarization
mean(mydata$YearsInCurrentRole)
median(mydata$YearsInCurrentRole)
min(mydata$YearsInCurrentRole)
max(mydata$YearsInCurrentRole)
range(mydata$YearsInCurrentRole)
sd(mydata$YearsInCurrentRole)
var(mydata$YearsInCurrentRole)
IQR(mydata$YearsInCurrentRole)
fivenum(mydata$YearsInCurrentRole)
summary(mydata$YearsInCurrentRole)
is.na(mydata$YearsInCurrentRole)

#VISUALIZATION
hist(mydata$YearsInCurrentRole)

abline(v=mean(mydata$YearsInCurrentRole),col = "red")
abline(v=mean(mydata$YearsInCurrentRole) + 2*sd(mydata$YearsInCurrentRole),col = "red")
abline(v=mean(mydata$YearsInCurrentRole) + 3*sd(mydata$YearsInCurrentRole),col = "red")
text(800,100,"Mean")
#text(55,300,"Sd+2")
#text(2000,120,"Sd+3")

boxplot(mydata$YearsInCurrentRole,col = "red")
text(1.3,fivenum(mydata$YearsInCurrentRole),fivenum(mydata$YearsInCurrentRole))
text(1.3,fivenum(mydata$YearsInCurrentRole),c("Min","Q1","Mid","Q3","Max"))
boxplot(mydata$YearsInCurrentRole,col = "red")$out
boxplot(mydata$YearsInCurrentRole,col = "red")$stats


#---15
#----YEARS SINCE LAST PROMOTION
#---Summarization
mean(mydata$YearsSinceLastPromotion)
median(mydata$YearsSinceLastPromotion)
min(mydata$YearsSinceLastPromotion)
max(mydata$YearsSinceLastPromotion)
range(mydata$YearsSinceLastPromotion)
sd(mydata$YearsSinceLastPromotion)
var(mydata$YearsSinceLastPromotion)
IQR(mydata$YearsSinceLastPromotion)
fivenum(mydata$YearsSinceLastPromotion)
summary(mydata$YearsSinceLastPromotion)
is.na(mydata$YearsSinceLastPromotion)

#VISUALIZATION
hist(mydata$YearsSinceLastPromotion)

abline(v=mean(mydata$YearsSinceLastPromotion),col = "red")
abline(v=mean(mydata$YearsSinceLastPromotion) + 2*sd(mydata$YearsSinceLastPromotion),col = "red")
abline(v=mean(mydata$YearsSinceLastPromotion) + 3*sd(mydata$YearsSinceLastPromotion),col = "red")
text(800,100,"Mean")
#text(55,300,"Sd+2")
#text(2000,120,"Sd+3")

boxplot(mydata$YearsSinceLastPromotion,col = "red")
text(1.3,fivenum(mydata$YearsSinceLastPromotion),fivenum(mydata$YearsSinceLastPromotion))
text(1.3,fivenum(mydata$YearsSinceLastPromotion),c("Min","Q1","Mid","Q3","Max"))
boxplot(mydata$YearsSinceLastPromotion,col = "red")$out
boxplot(mydata$YearsSinceLastPromotion,col = "red")$stats


#---16
#----YEARS WITH CURRENT MANAGER
#---Summarization
mean(mydata$YearsWithCurrManager)
median(mydata$YearsWithCurrManager)
min(mydata$YearsWithCurrManager)
max(mydata$YearsWithCurrManager)
range(mydata$YearsWithCurrManager)
sd(mydata$YearsWithCurrManager)
var(mydata$YearsWithCurrManager)
IQR(mydata$YearsWithCurrManager)
fivenum(mydata$YearsWithCurrManager)
summary(mydata$YearsWithCurrManager)
is.na(mydata$YearsWithCurrManager)

#VISUALIZATION
hist(mydata$YearsWithCurrManager)

abline(v=mean(mydata$YearsWithCurrManager),col = "red")
abline(v=mean(mydata$YearsWithCurrManager) + 2*sd(mydata$YearsWithCurrManager),col = "red")
abline(v=mean(mydata$YearsWithCurrManager) + 3*sd(mydata$YearsWithCurrManager),col = "red")
text(800,100,"Mean")
#text(55,300,"Sd+2")
#text(2000,120,"Sd+3")

boxplot(mydata$YearsWithCurrManager,col = "red")
text(1.3,fivenum(mydata$YearsWithCurrManager),fivenum(mydata$YearsWithCurrManager))
text(1.3,fivenum(mydata$YearsWithCurrManager),c("Min","Q1","Mid","Q3","Max"))
boxplot(mydata$YearsWithCurrManager,col = "red")$out
boxplot(mydata$YearsWithCurrManager,col = "red")$stats


#----BIVARIATE ANALYSIS
